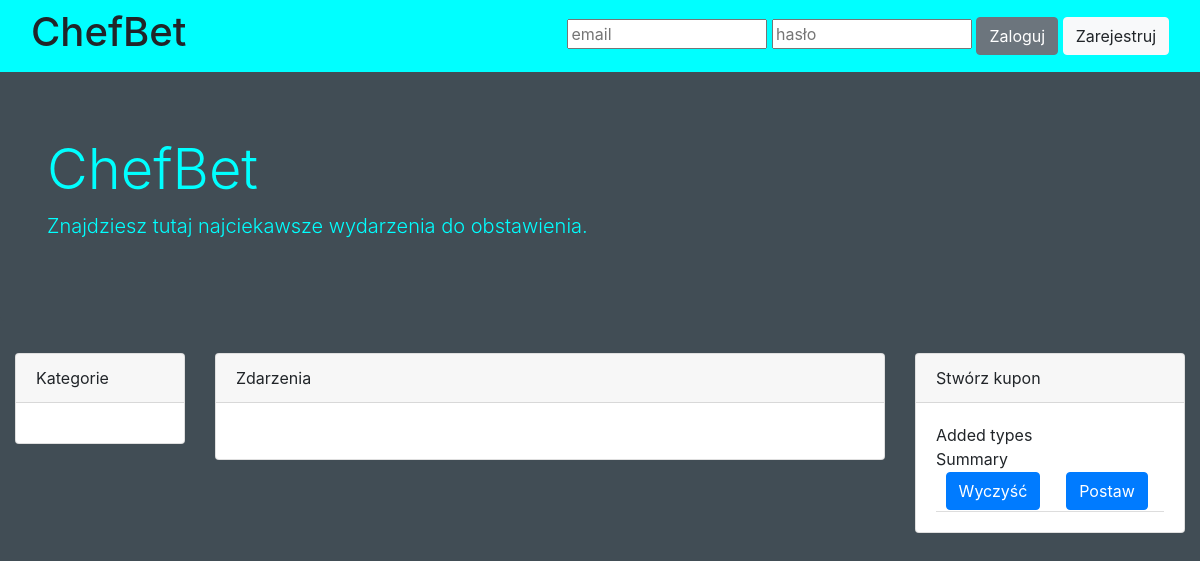
The app's page /, older data.
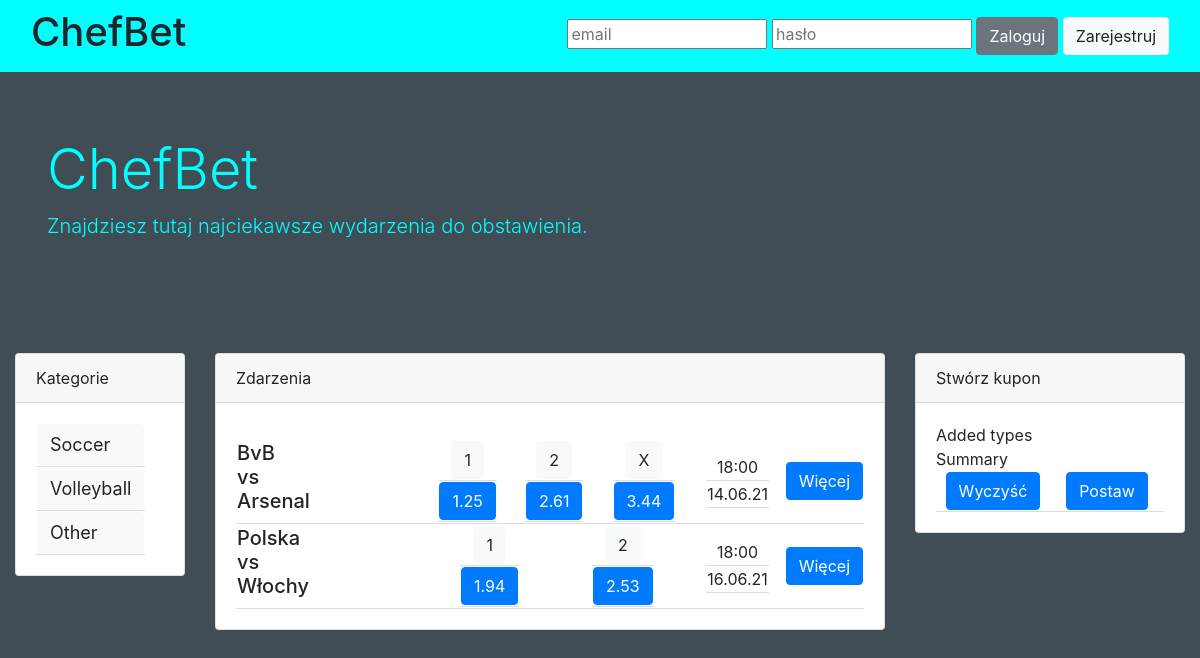
The same page, newer data.
### main/models.py (models this page shows, shortened)
class Category(models.Model):
    name = models.CharField(max_length=20, help_text='Enter an event category (e.g. Soccer)')

class Event(models.Model):
    category = models.ForeignKey(Category, on_delete=models.CASCADE)
    id = models.AutoField(primary_key=True)
    host = models.CharField(max_length=30, help_text='Enter an event host (e.g. Borussia Dortmund')
    guest = models.CharField(max_length=30, help_text='Enter an event guest (e.g. Bayern Monachium')
    types = models.JSONField(default=dict)
    datetime = models.DateTimeField(default=datetime.now)

### main/views.py (the view)
# urls.py: path('', views.index, name='index'),
def index(request):
    category_set = Category.objects.all()
    event_set = Event.objects.order_by('datetime')
    template = loader.get_template('main/index.html')
    context = {
        'category_set': category_set,
        'event_set': event_set,
    }
    return HttpResponse(template.render(context, request))

### main/templates/main/index.html (shortened to what this page needs)
{% load static %}
<!DOCTYPE html>
<head>
    <link rel="stylesheet" href="https://stackpath.bootstrapcdn.com/bootstrap/4.4.1/css/bootstrap.min.css"
/>
    <link rel="stylesheet" type="text/css" href=" {% static 'main/style2.css' %}">
</head>
<body style="background-color: #414d55">
<nav class="navbar navbar-default" role="navigation">
    <div class="container-fluid">
        <div class="navbar-header">
            <h1>ChefBet</h1>
        </div>
        <ul class="nav navbar-nav navbar-right">
            <form>
                <input type="email" name="login_email" placeholder="email" style="width: 200px"/>
                <input type="password" name="login_password" placeholder="hasło" style="width: 200px"/>
                <button type="submit" class="btn btn-secondary">Zaloguj</button>
                <button type="button" class="btn btn-light">Zarejestruj</button>
            </form>
        </ul>
    </div>
</nav>
<div class="jumbotron">
    <div class="container">
        <h1 class="display-4">ChefBet</h1>
        <p class="lead">Znajdziesz tutaj najciekawsze wydarzenia do obstawienia.</p>
    </div>
</div>
<div class="container-fluid">
    <div class="row">
        <div class="col-lg-2" id="categories-container" style="height: max-content;">
            <div class="card mb-3">
                <div class="card-header">
                    Kategorie
                </div>
                <div class="card-body">
                    <table>
                        {% for category in category_set %}
                            <tr>
                                <td><a href="#">
                                    <button class="btn btn-light btn-category">{{ category.name }}</button>
                                </a></td>
                            </tr>
                        {% endfor %}
                    </table>
                </div>
            </div>
        </div>
        <div class="col-lg-7" id="main-content-container">
            {% with allowed_pages='main more my_coupons' %}
            {% if page != None and page in allowed_pages.split %}
                {% include "./"|add:page|add:".html" %}
            {% else %}
                {% include "./main.html" %}
            {% endif %}
            {% endwith %}
        </div>
        <div class="col-lg-3" id="coupon-container">
            <div class="card mb-3">
                <div class="card-header">
                    Stwórz kupon
                </div>
                <div class="card-body">
                    <div id="new-coupon-types">
                        Added types
                    </div>
                    <div id="new-coupon-summary">
                        Summary
                    </div>
                    <div id="new-coupon-buttons">
                        <table width="100%">
                            <tbody>
                                <tr>
                                    <td width="50%" class="td-center"><button class="btn btn-primary">Wyczyść</button></td>
                                    <td width="50%" class="td-center"><button class="btn btn-primary">Postaw</button></td>
                                </tr>
                            </tbody>
                        </table>
                    </div>
                </div>
            </div>
        </div>
    </div>
</div>
</body>

### main/templates/main/main.html
<div class="card mb-3">
    <div class="card-header">
        Zdarzenia
    </div>
    <div class="card-body">
        <table class="table events-table" style="width: 100%">
        <tbody class="table-striped">
            {% for event in event_set %}
            <tr class="event-tr">
            <table style="width: 100%">
                <td width="30%">
                    <h5>{{ event.host }}
                    <br>vs<br>
                    {{ event.guest }}</h5>
                </td>
                {% for type, odds in event.types.Wynik.items %}
                <td width="*">
                    <table style="margin-left: auto; margin-right: auto">
                        <tr><td class="td-center"><button class="btn btn-light no-click">{{ type }}</button></td></tr>
                        <tr><td class="td-center"><button class="btn btn-primary">{{ odds }}</button></td></tr>
                    </table>
                </td>
                {% endfor %}
                    <td width="15%">
                        <table style="margin-left: auto; margin-right: auto">
                            <tr><td class="td-center">{{ event.datetime|date:"H:i" }}</td></tr>
                            <tr><td class="td-center">{{ event.datetime|date:"d.m.y" }}</td></tr>
                        </table>
                    </td>
            <td width="1">
                <a href="/more/{{ event.id }}"><button class="btn btn-primary">Więcej</button></a>
            </td>
            </table>
            </tr>
            {% endfor %}
        </tbody>
        </table>
    </div>
</div>

Row changes from the older to the newer data that the page shows:
added Category: name "Soccer"
added Category: name "Volleyball"
added Category: name "Other"
added Event: host "BvB", guest "Arsenal", Wynik "1" "2" "X", Wynik "1.25" "2.61" "3.44", datetime "18:00", datetime "14.06.21"
added Event: host "Polska", guest "Włochy", Wynik "1" "2", Wynik "1.94" "2.53", datetime "18:00", datetime "16.06.21"
